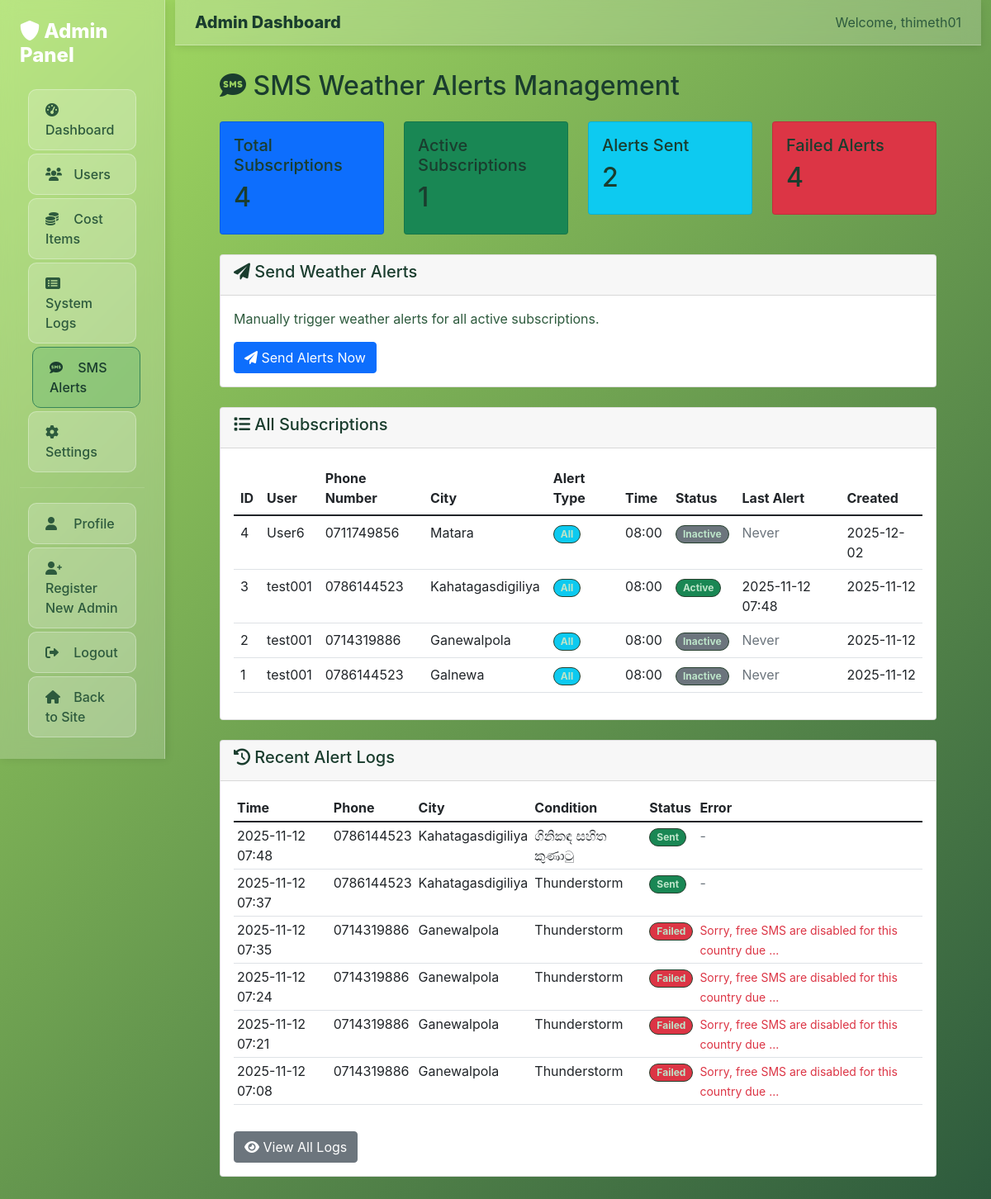
The page /admin/sms-management (signed in) on the database its author committed.
### app.py (models this page shows, shortened)
class AdminUser(db.Model, UserMixin):
    id = db.Column(db.Integer, primary_key=True)
    username = db.Column(db.String(150), unique=True, nullable=False)
    email = db.Column(db.String(150), unique=True, nullable=False)
    password = db.Column(db.String(150), nullable=False)
    full_name = db.Column(db.String(200), nullable=False)
    role = db.Column(db.String(50), default="admin")
    is_active = db.Column(db.Boolean, default=True)
    created_at = db.Column(db.DateTime, default=datetime.utcnow)
    last_login = db.Column(db.DateTime)

class SMSAlertSubscription(db.Model):
    id = db.Column(db.Integer, primary_key=True)
    user_id = db.Column(db.Integer, db.ForeignKey("user.id"), nullable=False)
    phone_number = db.Column(db.String(20), nullable=False)
    city = db.Column(db.String(100), nullable=False)
    is_active = db.Column(db.Boolean, default=True)
    alert_time = db.Column(db.String(10), default="08:00")  # Daily alert time (HH:MM)
    alert_types = db.Column(db.String(200), default="all")  # all, heavy_rain, extreme_temp, etc.
    language = db.Column(db.String(10), default="en")  # en, si, ta
    created_at = db.Column(db.DateTime, default=datetime.utcnow)
    last_alert_sent = db.Column(db.DateTime, nullable=True)
    user = db.relationship("User", backref=db.backref("sms_subscriptions", lazy=True))

class User(db.Model, UserMixin):
    id = db.Column(db.Integer, primary_key=True)
    username = db.Column(db.String(150), unique=True, nullable=False)
    email = db.Column(db.String(150), unique=True, nullable=False)
    password = db.Column(db.String(150), nullable=False)

class SMSAlertLog(db.Model):
    id = db.Column(db.Integer, primary_key=True)
    subscription_id = db.Column(db.Integer, db.ForeignKey("sms_alert_subscription.id"), nullable=False)
    phone_number = db.Column(db.String(20), nullable=False)
    message = db.Column(db.Text, nullable=False)
    weather_condition = db.Column(db.String(100), nullable=False)
    city = db.Column(db.String(100), nullable=False)
    status = db.Column(db.String(50), default="sent")  # sent, failed, pending
    error_message = db.Column(db.Text, nullable=True)
    sent_at = db.Column(db.DateTime, default=datetime.utcnow)
    subscription = db.relationship("SMSAlertSubscription", backref=db.backref("alert_logs", lazy=True))

### app.py (the view)
@app.route("/admin/sms-management")
@login_required
@admin_required
def admin_sms_management():
    total_subscriptions = SMSAlertSubscription.query.count()
    active_subscriptions = SMSAlertSubscription.query.filter_by(is_active=True).count()
    total_alerts_sent = SMSAlertLog.query.filter_by(status="sent").count()
    failed_alerts = SMSAlertLog.query.filter_by(status="failed").count()
    recent_logs = SMSAlertLog.query.order_by(desc(SMSAlertLog.sent_at)).limit(50).all()
    subscriptions = SMSAlertSubscription.query.order_by(desc(SMSAlertSubscription.created_at)).all()
    stats = {
        "total_subscriptions": total_subscriptions,
        "active_subscriptions": active_subscriptions,
        "total_alerts_sent": total_alerts_sent,
        "failed_alerts": failed_alerts,
    }
    return render_template(
        "admin/sms_management.html",
        stats=stats,
        subscriptions=subscriptions,
        recent_logs=recent_logs
    )

### templates/admin/sms_management.html (shortened to what this page needs)
{% extends "admin/base.html" %}
{% block content %}
<div class="container-fluid">
    <div class="row">
        <div class="col-12">
            <h2 class="mb-4"><i class="fas fa-sms"></i> SMS Weather Alerts Management</h2>
            <div class="row mb-4">
                <div class="col-md-3">
                    <div class="card bg-primary text-white">
                        <div class="card-body">
                            <h5 class="card-title">Total Subscriptions</h5>
                            <h2>{{ stats.total_subscriptions }}</h2>
                        </div>
                    </div>
                </div>
                <div class="col-md-3">
                    <div class="card bg-success text-white">
                        <div class="card-body">
                            <h5 class="card-title">Active Subscriptions</h5>
                            <h2>{{ stats.active_subscriptions }}</h2>
                        </div>
                    </div>
                </div>
                <div class="col-md-3">
                    <div class="card bg-info text-white">
                        <div class="card-body">
                            <h5 class="card-title">Alerts Sent</h5>
                            <h2>{{ stats.total_alerts_sent }}</h2>
                        </div>
                    </div>
                </div>
                <div class="col-md-3">
                    <div class="card bg-danger text-white">
                        <div class="card-body">
                            <h5 class="card-title">Failed Alerts</h5>
                            <h2>{{ stats.failed_alerts }}</h2>
                        </div>
                    </div>
                </div>
            </div>
            <div class="card mb-4">
                <div class="card-header">
                    <h5><i class="fas fa-paper-plane"></i> Send Weather Alerts</h5>
                </div>
                <div class="card-body">
                    <p>Manually trigger weather alerts for all active subscriptions.</p>
                    <form method="POST" action="{{ url_for('admin_send_weather_alerts') }}">
                        <button type="submit" class="btn btn-primary" onclick="return confirm('Send weather alerts to all active subscribers?')">
                            <i class="fas fa-paper-plane"></i> Send Alerts Now
                        </button>
                    </form>
                </div>
            </div>
            <div class="card mb-4">
                <div class="card-header">
                    <h5><i class="fas fa-list"></i> All Subscriptions</h5>
                </div>
                <div class="card-body">
                    <div class="table-responsive">
                        <table class="table table-hover">
                            <thead>
                                <tr>
                                    <th>ID</th>
                                    <th>User</th>
                                    <th>Phone Number</th>
                                    <th>City</th>
                                    <th>Alert Type</th>
                                    <th>Time</th>
                                    <th>Status</th>
                                    <th>Last Alert</th>
                                    <th>Created</th>
                                </tr>
                            </thead>
                            <tbody>
                                {% for sub in subscriptions %}
                                <tr>
                                    <td>{{ sub.id }}</td>
                                    <td>{{ sub.user.username }}</td>
                                    <td>{{ sub.phone_number }}</td>
                                    <td>{{ sub.city }}</td>
                                    <td>
                                        {% if sub.alert_types == "all" %}
                                            <span class="badge bg-info">All</span>
                                        {% elif sub.alert_types == "heavy_rain" %}
                                            <span class="badge bg-warning">Heavy Rain</span>
                                        {% elif sub.alert_types == "extreme_temp" %}
                                            <span class="badge bg-danger">Extreme Temp</span>
                                        {% else %}
                                            <span class="badge bg-secondary">{{ sub.alert_types }}</span>
                                        {% endif %}
                                    </td>
                                    <td>{{ sub.alert_time }}</td>
                                    <td>
                                        {% if sub.is_active %}
                                            <span class="badge bg-success">Active</span>
                                        {% else %}
                                            <span class="badge bg-secondary">Inactive</span>
                                        {% endif %}
                                    </td>
                                    <td>
                                        {% if sub.last_alert_sent %}
                                            {{ sub.last_alert_sent.strftime('%Y-%m-%d %H:%M') }}
                                        {% else %}
                                            <span class="text-muted">Never</span>
                                        {% endif %}
                                    </td>
                                    <td>{{ sub.created_at.strftime('%Y-%m-%d') }}</td>
                                </tr>
                                {% endfor %}
                            </tbody>
                        </table>
                    </div>
                </div>
            </div>
            <div class="card">
                <div class="card-header">
                    <h5><i class="fas fa-history"></i> Recent Alert Logs</h5>
                </div>
                <div class="card-body">
                    <div class="table-responsive">
                        <table class="table table-sm">
                            <thead>
                                <tr>
                                    <th>Time</th>
                                    <th>Phone</th>
                                    <th>City</th>
                                    <th>Condition</th>
                                    <th>Status</th>
                                    <th>Error</th>
                                </tr>
                            </thead>
                            <tbody>
                                {% for log in recent_logs %}
                                <tr>
                                    <td>{{ log.sent_at.strftime('%Y-%m-%d %H:%M') }}</td>
                                    <td>{{ log.phone_number }}</td>
                                    <td>{{ log.city }}</td>
                                    <td>{{ log.weather_condition }}</td>
                                    <td>
                                        {% if log.status == "sent" %}
                                            <span class="badge bg-success">Sent</span>
                                        {% elif log.status == "failed" %}
                                            <span class="badge bg-danger">Failed</span>
                                        {% else %}
                                            <span class="badge bg-warning">{{ log.status }}</span>
                                        {% endif %}
                                    </td>
                                    <td>
                                        {% if log.error_message %}
                                            <small class="text-danger">{{ log.error_message[:50] }}...</small>
                                        {% else %}
                                            <span class="text-muted">-</span>
                                        {% endif %}
                                    </td>
                                </tr>
                                {% endfor %}
                            </tbody>
                        </table>
                    </div>
                    <div class="mt-3">
                        <a href="{{ url_for('admin_sms_logs') }}" class="btn btn-secondary">
                            <i class="fas fa-eye"></i> View All Logs
                        </a>
                    </div>
                </div>
            </div>
        </div>
    </div>
</div>
{% endblock %}

### templates/admin/base.html (shortened to what this page needs)
<!DOCTYPE html>
<html lang="en">
<head>
    <link href="https://cdn.jsdelivr.net/npm/bootstrap@5.1.3/dist/css/bootstrap.min.css" rel="stylesheet">
    <link rel="stylesheet" href="https://cdnjs.cloudflare.com/ajax/libs/font-awesome/6.0.0/css/all.min.css">
    <link rel="stylesheet" href="{{ url_for('static', filename='plant_tracking/styles.css') }}">
</head>
<body>
    <div class="container-fluid">
        <div class="row">
            <div class="col-md-3 col-lg-2 px-0">
                <div class="admin-sidebar">
                    <div class="p-4">
                        <h4 class="text-white mb-4">
                            <i class="fas fa-shield-alt"></i>
                            Admin Panel
                        </h4>
                        <nav class="nav flex-column">
                            <a class="nav-link {% if request.endpoint == 'admin_dashboard' %}active{% endif %}"
                               href="{{ url_for('admin_dashboard') }}">
                                <i class="fas fa-tachometer-alt"></i>
                                Dashboard
                            </a>
                            <a class="nav-link {% if request.endpoint == 'admin_users' %}active{% endif %}"
                               href="{{ url_for('admin_users') }}">
                                <i class="fas fa-users"></i>
                                Users
                            </a>
                            <a class="nav-link {% if request.endpoint == 'admin_cost_items' %}active{% endif %}"
                               href="{{ url_for('admin_cost_items') }}">
                                <i class="fas fa-coins"></i>
                                Cost Items
                            </a>
                            <a class="nav-link {% if request.endpoint == 'admin_system_logs' %}active{% endif %}"
                               href="{{ url_for('admin_system_logs') }}">
                                <i class="fas fa-list-alt"></i>
                                System Logs
                            </a>
                            <a class="nav-link {% if request.endpoint in ['admin_sms_management', 'admin_sms_logs'] %}active{% endif %}"
                               href="{{ url_for('admin_sms_management') }}">
                                <i class="fas fa-sms"></i>
                                SMS Alerts
                            </a>
                            <a class="nav-link {% if request.endpoint == 'admin_settings' %}active{% endif %}"
                               href="{{ url_for('admin_settings') }}">
                                <i class="fas fa-cog"></i>
                                Settings
                            </a>
                            <hr class="text-white-50">
                            <a class="nav-link" href="{{ url_for('admin_profile') }}">
                                <i class="fas fa-user"></i>
                                Profile
                            </a>
                            <a class="nav-link" href="{{ url_for('admin_register') }}">
                                <i class="fas fa-user-plus"></i>
                                Register New Admin
                            </a>
                            <a class="nav-link" href="{{ url_for('admin_logout') }}">
                                <i class="fas fa-sign-out-alt"></i>
                                Logout
                            </a>
                            <a class="nav-link" href="{{ url_for('home') }}">
                                <i class="fas fa-home"></i>
                                Back to Site
                            </a>
                        </nav>
                    </div>
                </div>
            </div>
            <div class="col-md-9 col-lg-10">
                <div class="admin-header">
                    <div class="container-fluid">
                        <div class="row align-items-center">
                            <div class="col">
                                <h5 class="mb-0">
                                    {% block page_title %}Admin Dashboard{% endblock %}
                                </h5>
                            </div>
                            <div class="col-auto">
                                <span class="text-muted">
                                    Welcome, {{ current_user.full_name or current_user.username }}
                                </span>
                            </div>
                        </div>
                    </div>
                </div>
                <div class="admin-content">
                    {% block content %}{% endblock %}
                </div>
            </div>
        </div>
    </div>
</body>
</html>

### rows shown on the page
AdminUser: full_name "thimeth01"
SMSAlertSubscription: id "4", user.username "User6", phone_number "0711749856", city "Matara", alert_types "All", alert_time "08:00", is_active "Inactive", shows "Never", created_at "2025-12-02"
SMSAlertSubscription: id "3", user.username "test001", phone_number "0786144523", city "Kahatagasdigiliya", alert_types "All", alert_time "08:00", is_active "Active", last_alert_sent "2025-11-12 07:48", created_at "2025-11-12"
SMSAlertSubscription: id "2", user.username "test001", phone_number "0714319886", city "Ganewalpola", alert_types "All", alert_time "08:00", is_active "Inactive", shows "Never", created_at "2025-11-12"
SMSAlertSubscription: id "1", user.username "test001", phone_number "0786144523", city "Galnewa", alert_types "All", alert_time "08:00", is_active "Inactive", shows "Never", created_at "2025-11-12"
SMSAlertLog: sent_at "2025-11-12 07:48", phone_number "0786144523", city "Kahatagasdigiliya", weather_condition "ගිනිකඳ සහිත කුණාටු", status "Sent"
SMSAlertLog: sent_at "2025-11-12 07:37", phone_number "0786144523", city "Kahatagasdigiliya", weather_condition "Thunderstorm", status "Sent"
SMSAlertLog: sent_at "2025-11-12 07:35", phone_number "0714319886", city "Ganewalpola", weather_condition "Thunderstorm", status "Failed", error_message "Sorry, free SMS are disabled for this country due"
SMSAlertLog: sent_at "2025-11-12 07:24", phone_number "0714319886", city "Ganewalpola", weather_condition "Thunderstorm", status "Failed", error_message "Sorry, free SMS are disabled for this country due"
SMSAlertLog: sent_at "2025-11-12 07:21", phone_number "0714319886", city "Ganewalpola", weather_condition "Thunderstorm", status "Failed", error_message "Sorry, free SMS are disabled for this country due"
SMSAlertLog: sent_at "2025-11-12 07:08", phone_number "0714319886", city "Ganewalpola", weather_condition "Thunderstorm", status "Failed", error_message "Sorry, free SMS are disabled for this country due"

### other values the page prints
{{ stats.total_subscriptions }} "4"
{{ stats.active_subscriptions }} "1"
{{ stats.total_alerts_sent }} "2"
{{ stats.failed_alerts }} "4"
